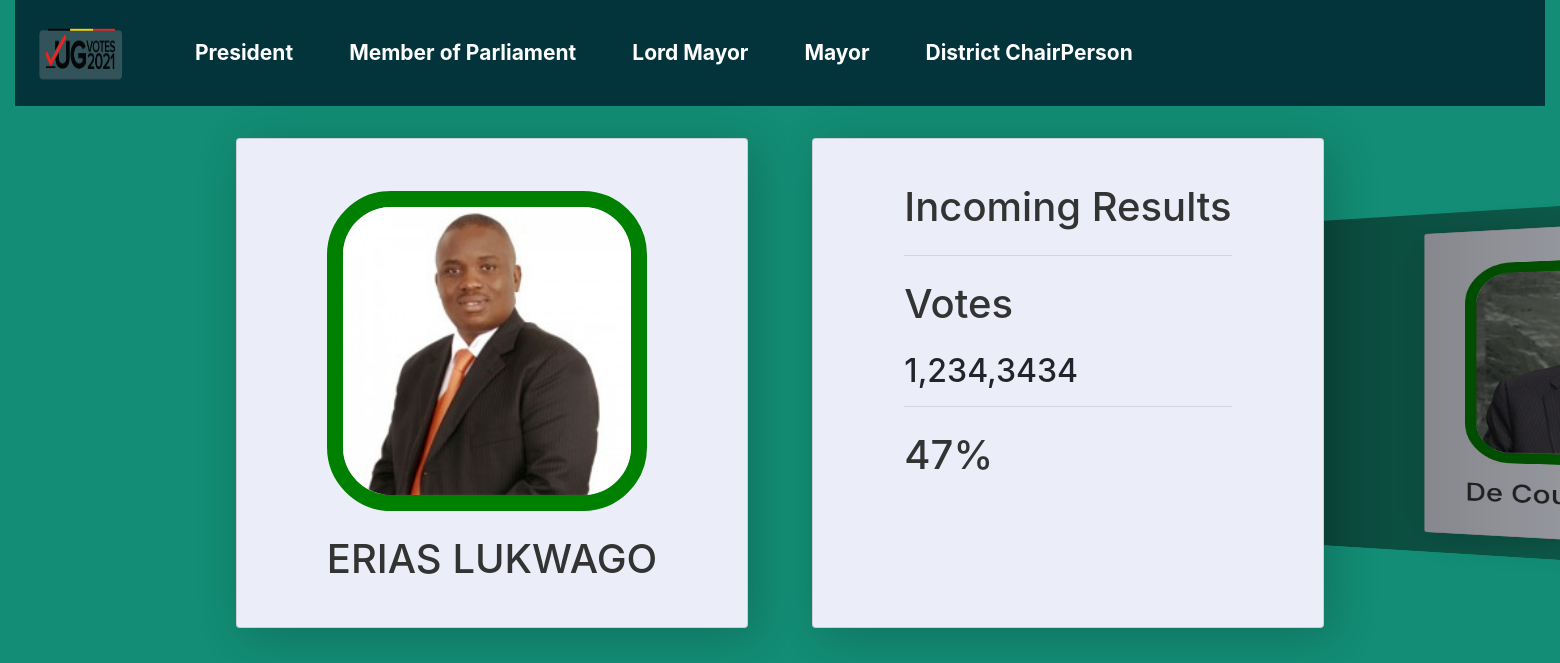
The page / on the database its author committed.
### elections/models.py (models this page shows, shortened)
class ElectoralPositions(models.Model):
	name = models.CharField(max_length=100,null=True)
	create_date = models.DateTimeField(auto_now_add=True,null=True)
	update_date = models.DateTimeField(auto_now_add=True,null=True)
	def __str__(self):
		return self.name
	class Meta:
		verbose_name_plural = "Electoral Position"

class Politicians(models.Model):
	category = models.ForeignKey(PoliticianCategory,null=True,blank=True,on_delete=models.SET_NULL)
	region = models.ForeignKey(Regions,null=True,blank=True,on_delete=models.SET_NULL)
	education = models.CharField(max_length=255,null=True)
	institution = models.CharField(max_length=255,null=True)
	party = models.ForeignKey(Parties,null=True,blank=True,on_delete=models.SET_NULL)
	country = models.ForeignKey(Country,null=True,blank=True,on_delete=models.SET_NULL)
	constituency = models.ForeignKey(Constituency,null=True,blank=True,on_delete=models.SET_NULL)
	electoral_positions = models.ForeignKey(ElectoralPositions,null=True,blank=True,on_delete=models.SET_NULL)
	STATUS = (
			('INCUMBENT','INCUMBENT'),
			('FIRST TIME CONTESTANT','FIRST TIME CONTESTANT'),
			('CONTESTED BEFORE','CONTESTED BEFORE')
		)
	MARITAL_STATUS = (
		('MARRIED','MARRIED'),
		('SINGLE','SINGLE'),
		('DIVORCED','DIVORCED'),
	)
	politician_status = models.CharField(max_length=100,null=True,choices=STATUS)
	first_name = models.CharField(max_length=100,null=True)
	last_name = models.CharField(max_length=100,null=True)
	other_name = models.CharField(max_length=100,null=True,blank=True)
	image = models.ImageField(null=True,blank=True)
	DOB = models.DateTimeField(null=True)
	marital_status = models.CharField(max_length=300,null=True,choices=MARITAL_STATUS)
	children = models.CharField(max_length=300,null=True,blank=True)
	@property
	def imageURL(self):
		try:
			url = self.image.url
		except:
			url = ''
		return url
	class Meta:
		verbose_name_plural = "Politician"

### elections/views.py (the view)
# urls.py: path('',views.home, name="home"),
def home(request):
	presidents = Politicians.objects.filter(electoral_positions__name__contains="President")
	categories = ElectoralPositions.objects.all()
	context = {'presidents':presidents,'categories':categories}
	return render(request, 'elections/home.html', context)

### elections/templates/elections/home.html (shortened to what this page needs)
{% extends 'elections/base.html'%}
{% load static %}
{% block content %}
          <div class="row">
            <div class="col-lg-12">
              <div class="swiper-container">
                <div class="swiper-wrapper">
                  {% for president in presidents %}
                  <div class="swiper-slide">
                      <div class="row candidate_details">
                        <div class="card">
                            <div class="card-body">
                                  <img src="{{president.imageURL}}" alt="profile image" class="profile-img1">
                                  <h1>{{president.first_name}} {{president.last_name}}</h1>
                            </div>
                        </div>
                        <div class="card">
                          <div class="card-body">
                            <h1>Incoming Results</h1>
                            <hr>
                            <h1>Votes</h1>
                            <h2>1,234,3434</h2>
                            <hr>
                            <h1>47%</h1>
                          </div>
                        </div>
                      </div>
                    </div>
                    {% endfor %}
                  </div>
                </div>
            </div>
          </div>
{% endblock content %}

### elections/templates/elections/base.html (shortened to what this page needs)
{% load static %}
<!doctype html>
<html lang="en">
  <head>
    <link rel="stylesheet" href="https://stackpath.bootstrapcdn.com/bootstrap/4.3.1/css/bootstrap.min.css">
    <link rel="stylesheet" type="text/css" href="{% static 'css/style.css'  %}">
    <link rel="stylesheet" href="https://unpkg.com/swiper/swiper-bundle.css">
    <link rel="stylesheet" href="https://unpkg.com/swiper/swiper-bundle.min.css">
  </head>
  <body>
        <div class="container-fluid">
        <div class="row">
            <div class="col-lg-12">
              <nav class="navbar navbar-expand-lg navbar-light">
                <a class="navbar-brand" href="{% url 'elections:home' %}">
                  <img src="{% static 'images/ug_votes_logo.png' %}" style="height: 80px;width: 100px;">
                </a>
                <div class="collapse navbar-collapse" id="navbarNav">
                  {% for category in categories %}
                  <ul class="navbar-nav">
                    <li class="nav-item">
                        <a class="nav-link" data-category={{category.id}} data-action="move" href="{% url 'elections:render_category' category.id %}" style="font-size: 21px;">{{category}}<span class="sr-only">(current)</span></a>
                    </li>
                  </ul>
                  {% endfor %}
                </div>
              </nav>
            </div>
          </div>
          {% block content %}
          {% endblock content %}
        </div>
  </body>
</html>

### static/css/style.css (style rules this page uses)
html,body { background-color: #43BDD0; height: 100%; width: 100%; background: #138D75; }
.navbar { background-color: #03333B; }
.collapse .nav-link { color: white; }
.navbar .collapse .navbar-nav .nav-item .nav-link { color: white; font-weight: bold; margin-left: 40px; }
a { text-decoration: none; color: #fff; }
.card { width: 32rem; background-color: #ebeef8; display: flex; flex-direction: column; align-items: center; justify-content: center; margin: 2rem 0; box-shadow: .5rem .5rem 3rem rgba(0,0,0,0.2); }
.profile-img1 { width: 20rem; height: 20rem; border-radius: 20%; object-fit: cover; margin-top: 2rem; z-index: 999; border: 1rem solid #008000; }
.candidate_details { justify-content: center; }
.card h1 { font-size: 2.5rem; color: #333; margin:1.5rem 0; }
@media screen and (min-width: 700px) { .card { margin: 2rem; transition:transform .5s; } }
@media screen and (min-width: 700px) { .card:nth-child(1) { animation: fadeIn .5s .5s backwards; } }
@media screen and (min-width: 700px) { .card:nth-child(2) { animation: fadeIn .5s 1s backwards; } }

### rows shown on the page
ElectoralPositions: name "President"
ElectoralPositions: name "Member of Parliament"
ElectoralPositions: name "Lord Mayor"
ElectoralPositions: name "Mayor"
ElectoralPositions: name "District ChairPerson"
Politicians: imageURL (picture), first_name "ERIAS", last_name "LUKWAGO"
Politicians: imageURL (picture), first_name "De…"
